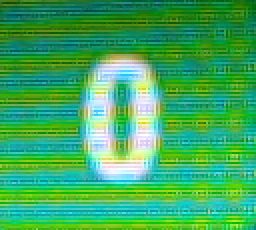
#> input picture data/templates/0/0_20260705_190230_735182_0023.png, 128 x 115 px (shown 2 times larger); its folder holds only this picture in this run
$ python template_audit.py   (older library calls are emulated)
#> lines starting #> are read from the running program, lines starting #| are printed output that depends on the picture; after the words box and inside, x2 and y2 are one past the last pixel; in counts of white or black regions, pixels touching at a corner belong together
### src/roulette_vision/config.py
import json
from pathlib import Path


DEFAULT_CONFIG = {
    "camera": {"width": 1280, "height": 720, "fps": 15},
    "roi": {"x": 0.058, "y": 0.004, "w": 0.060, "h": 0.090},
    "state": {
        "empty_confirm_frames": 3,
        "empty_template_score_min": 0.88,
        "empty_white_ratio_max": 0.006,
        "empty_std_max": 18.0,
        "bright_white_ratio_min": 0.020,
        "bright_std_min": 30.0
    },
    "matching": {
        "match_size_w": 96,
        "match_size_h": 72,
        "score_min": 0.72,
        "margin_min": 0.06
    },
    "decision": {
        "vote_window": 12,
        "min_votes": 7,
        "min_agreement": 0.70
    }
}


def deep_merge(base, override):
    result = dict(base)
    for key, value in override.items():
        if isinstance(value, dict) and isinstance(result.get(key), dict):
            result[key] = deep_merge(result[key], value)
        else:
            result[key] = value
    return result


def load_config(path="data/config.json"):
#> called with path = 'data/config.json'
    path = Path(path)
    cfg = DEFAULT_CONFIG

    if path.exists():
        with path.open("r", encoding="utf-8") as f:
#> (reads data/config.json from the repository)
            user_cfg = json.load(f)
        cfg = deep_merge(DEFAULT_CONFIG, user_cfg)
#> in load_samples, img is the input picture: shape (115, 128, 3); mean B, G, R 94.1, 171.3, 62

    return cfg


# [9 lines left out: function ensure_project_dirs, not called in this run]

### src/roulette_vision/vision.py
from pathlib import Path
import cv2
import numpy as np


# [23 lines left out: function roi_rect_from_shape, not called in this run]


def crop_relative_roi(frame, roi_cfg):
    x, y, rw, rh = roi_rect_from_shape(frame.shape, roi_cfg)
    return frame[y:y + rh, x:x + rw]


def crop_config_roi(frame, cfg, key="roi"):
    roi_cfg = cfg.get(key) or cfg["roi"]
    return crop_relative_roi(frame, roi_cfg)


def letterbox_resize(gray, size):
    target_w, target_h = size
    h, w = gray.shape[:2]

    if h <= 0 or w <= 0:
        return np.zeros((target_h, target_w), dtype=np.uint8)

    scale = min(target_w / w, target_h / h)
    nw = max(1, int(w * scale))
    nh = max(1, int(h * scale))

    resized = cv2.resize(gray, (nw, nh), interpolation=cv2.INTER_AREA)

    canvas = np.zeros((target_h, target_w), dtype=np.uint8)
    x0 = (target_w - nw) // 2
    y0 = (target_h - nh) // 2
    canvas[y0:y0 + nh, x0:x0 + nw] = resized

    return canvas


def extract_digit_content_gray(img_bgr, size):
    """
    Extracts only the bright digit content from inside the result box.
    This makes matching robust against small ROI shifts and blue-background differences.
    """
#> called with size = (128, 115)
    gray = cv2.cvtColor(img_bgr, cv2.COLOR_BGR2GRAY)
    h, w = gray.shape[:2]
#> h = 115; w = 128

    # Remove outer border area of the blue box.
    x1 = int(0.08 * w)
#> x1 = 10
    x2 = int(0.92 * w)
#> x2 = 117
    y1 = int(0.10 * h)
#> y1 = 11
    y2 = int(0.90 * h)
#> y2 = 103

    inner = gray[y1:y2, x1:x2]

    if inner.size == 0:
        return np.zeros((size[1], size[0]), dtype=np.float32)

    blur = cv2.GaussianBlur(inner, (3, 3), 0)
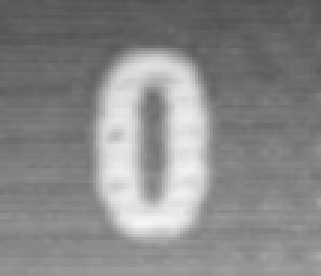
#> blur: shape (92, 107) (shown 3 times larger); min 81, max 247, mean 136.5

    # Digit is white/bright. Use a strict threshold to ignore blue background.
    threshold_value = max(135, int(np.percentile(blur, 82)))
#> threshold_value = 162
    mask = (blur >= threshold_value).astype(np.uint8) * 255
#> mask: shape (92, 107); 18.1% white; 4 white regions (3 under 20 px), largest, box (x1, y1, x2, y2) and area: (32, 17, 70, 81) 1778

    kernel = np.ones((2, 2), np.uint8)
    mask = cv2.morphologyEx(mask, cv2.MORPH_CLOSE, kernel, iterations=1)
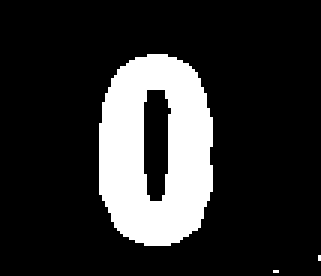
#> mask: shape (92, 107) (shown 3 times larger); 18.1% white; 3 white regions (2 under 20 px), largest, box (x1, y1, x2, y2) and area: (33, 18, 71, 82) 1778

    ys, xs = np.where(mask > 0)
#> ys = 1782 values from 18 to 90; xs = 1782 values, max 106 at index 1778, min 33 at index 590, mean 51.59

    # If no digit pixels are found, return a normalized inner crop.
    if len(xs) < 12 or len(ys) < 12:
        normalized = cv2.equalizeHist(inner)
        return letterbox_resize(normalized, size).astype(np.float32)

    bx1 = int(xs.min())
#> bx1 = 33
    bx2 = int(xs.max())
#> bx2 = 106
    by1 = int(ys.min())
#> by1 = 18
    by2 = int(ys.max())
#> by2 = 90

    bw = bx2 - bx1 + 1
#> bw = 74
    bh = by2 - by1 + 1
#> bh = 73

    pad_x = max(4, int(0.18 * bw))
#> pad_x = 13
    pad_y = max(4, int(0.20 * bh))
#> pad_y = 14

    bx1 = max(0, bx1 - pad_x)
#> bx1 = 20
    by1 = max(0, by1 - pad_y)
#> by1 = 4
    bx2 = min(inner.shape[1] - 1, bx2 + pad_x)
    by2 = min(inner.shape[0] - 1, by2 + pad_y)
#> by2 = 91

    digit_crop = inner[by1:by2 + 1, bx1:bx2 + 1]

    clahe = cv2.createCLAHE(clipLimit=2.0, tileGridSize=(4, 4))
    digit_crop = clahe.apply(digit_crop)

    # Convert to a clean high-contrast digit shape.
    _, binary = cv2.threshold(
        digit_crop,
        0,
        255,
        cv2.THRESH_BINARY + cv2.THRESH_OTSU
    )
#> binary: shape (88, 87); 42.5% white; 172 white regions (161 under 20 px), largest, box (x1, y1, x2, y2) and area: (11, 12, 87, 75) 1956, (0, 80, 87, 88) 324, (0, 76, 87, 79) 108

    return letterbox_resize(binary, size).astype(np.float32)
#> in letterbox_resize, `resized = cv2.resize(gray, (nw, nh), interpolation=cv2.INTER_AREA)`:
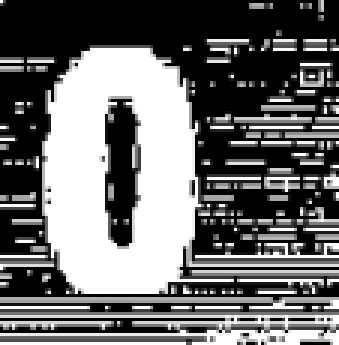
#> resized: shape (115, 113) (shown 3 times larger); min 0, max 255, mean 108.5


def normalize_for_match(img_bgr, size):
    gray = cv2.cvtColor(img_bgr, cv2.COLOR_BGR2GRAY)
    gray = cv2.resize(gray, size, interpolation=cv2.INTER_AREA)
    gray = cv2.GaussianBlur(gray, (3, 3), 0)
    gray = cv2.equalizeHist(gray)
    return gray.astype(np.float32)


def normalize_digit_mask(img_bgr, size):
    return extract_digit_content_gray(img_bgr, size)


def ncc_score(a, b):
    a = a.astype(np.float32)
    b = b.astype(np.float32)

    a = a - a.mean()
    b = b - b.mean()

    denom = (np.linalg.norm(a) * np.linalg.norm(b)) + 1e-6
    return float(np.sum(a * b) / denom)


def roi_metrics(roi_bgr):
    gray = cv2.cvtColor(roi_bgr, cv2.COLOR_BGR2GRAY)
    hsv = cv2.cvtColor(roi_bgr, cv2.COLOR_BGR2HSV)
#> hsv: shape (115, 128, 3); mean H, S, V 69.1, 194, 172.7

    white_mask = gray > 170
#> white_mask: shape (115, 128) bool; 13.5% white; 109 white regions (106 under 20 px), largest, box (x1, y1, x2, y2) and area: (42, 29, 80, 90) 1630, (65, 95, 90, 97) 26, (53, 91, 76, 92) 23
    overexposed_mask = gray > 245
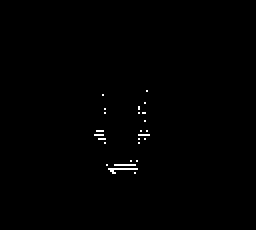
#> overexposed_mask: shape (115, 128) bool (shown 2 times larger); 0.48% white in thin lines or dots, all inside (x1, y1, x2, y2) = (47, 45, 75, 87)

    red_mask_1 = cv2.inRange(hsv, (0, 50, 25), (12, 255, 255))
#> red_mask_1: shape (115, 128); every value is 0
    red_mask_2 = cv2.inRange(hsv, (165, 50, 25), (179, 255, 255))
    red_mask = (red_mask_1 | red_mask_2) > 0

    sharpness = cv2.Laplacian(gray, cv2.CV_64F).var()
#> sharpness = 4168.7

    blurred = cv2.GaussianBlur(gray, (0, 0), 1.0)
    unsharp = cv2.addWeighted(gray, 1.7, blurred, -0.7, 0)
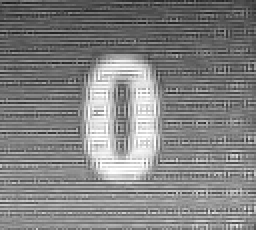
#> unsharp: shape (115, 128) (shown 2 times larger); min 26, max 255, mean 129.8
    digit_edge_sharpness = cv2.Laplacian(unsharp, cv2.CV_64F).var()
#> digit_edge_sharpness = 11712.2

    edges = cv2.Canny(gray, 80, 160)
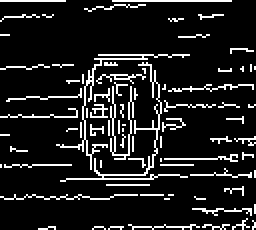
#> edges: shape (115, 128) (shown 2 times larger); 12% white in thin lines or dots
    edge_density = float((edges > 0).mean())
#> edge_density = 0.12

    return {
        "mean": float(gray.mean()),
        "std": float(gray.std()),
        "white_ratio": float(white_mask.mean()),
        "overexposed_ratio": float(overexposed_mask.mean()),
        "red_ratio": float(red_mask.mean()),
        "sharpness": float(sharpness),
        "digit_edge_sharpness": float(digit_edge_sharpness),
        "edge_density": edge_density
    }


class TemplateMatcher:
    # [38 lines left out: functions __init__, load_templates, not called in this run]

    def is_ready(self):
        return len(self.templates) > 0

    def labels(self):
        return sorted({t["label"] for t in self.templates})

    # [56 lines left out: function predict, not called in this run]


class EmptyMatcher:
    # [27 lines left out: functions __init__, load_templates, score, not called in this run]

### src/roulette_vision/template_audit.py
import argparse
import csv
import json
import statistics
from pathlib import Path

import cv2

from .config import load_config
from .vision import (
    normalize_for_match,
    normalize_digit_mask,
    ncc_score,
    roi_metrics,
)


def median(values):
    cleaned = []
    for v in values:
        try:
            cleaned.append(float(v))
        except Exception:
            pass
    if not cleaned:
        return None
    return float(statistics.median(cleaned))


def load_samples(template_root, size):
    samples = []

    for label in range(37):
        label_dir = Path(template_root) / str(label)
        if not label_dir.exists():
            continue

        for img_path in sorted(label_dir.glob("*.png")):
            img = cv2.imread(str(img_path))
            if img is None:
                continue

            samples.append({
                "label": label,
                "path": str(img_path),
                "gray": normalize_for_match(img, size),
                "digit": normalize_digit_mask(img, size),
                "metrics": roi_metrics(img),
            })

    return samples


def predict_against_others(sample, samples):
    best_by_label = {}

    for other in samples:
        if other["path"] == sample["path"]:
            continue

        gray_score = ncc_score(sample["gray"], other["gray"])
        digit_score = ncc_score(sample["digit"], other["digit"])
        score = 0.35 * gray_score + 0.65 * digit_score

        label = other["label"]

        item = {
            "label": label,
            "score": float(score),
            "gray_score": float(gray_score),
            "digit_score": float(digit_score),
            "path": other["path"],
        }

        if label not in best_by_label or item["score"] > best_by_label[label]["score"]:
            best_by_label[label] = item

    ranked = sorted(best_by_label.values(), key=lambda x: x["score"], reverse=True)

    if not ranked:
        return None

    best = ranked[0]
    second = ranked[1] if len(ranked) > 1 else None

    return {
        "predicted_label": best["label"],
        "score": best["score"],
        "gray_score": best["gray_score"],
        "digit_score": best["digit_score"],
        "matched_template": best["path"],
        "second_label": second["label"] if second else None,
        "second_score": second["score"] if second else -1.0,
        "margin": best["score"] - (second["score"] if second else -1.0),
    }


def main():
    parser = argparse.ArgumentParser()
    parser.add_argument("--config", default="data/config.json")
    parser.add_argument("--template-root", default="data/templates")
    parser.add_argument("--min-count", type=int, default=20)
    args = parser.parse_args()

    cfg = load_config(args.config)

    size = (
        int(cfg["matching"]["match_size_w"]),
        int(cfg["matching"]["match_size_h"]),
    )

    score_min = float(cfg["matching"]["score_min"])
    margin_min = float(cfg["matching"]["margin_min"])

    samples = load_samples(args.template_root, size)

    counts = {str(n): 0 for n in range(37)}
    sharpness_by_label = {str(n): [] for n in range(37)}
    edge_by_label = {str(n): [] for n in range(37)}

    for s in samples:
        key = str(s["label"])
        counts[key] += 1
        sharpness_by_label[key].append(s["metrics"].get("sharpness", 0.0))
        edge_by_label[key].append(s["metrics"].get("digit_edge_sharpness", 0.0))

    suspicious = []

    for s in samples:
        pred = predict_against_others(s, samples)

        if pred is None:
            suspicious.append({
                "reason": "no_prediction",
                "label": s["label"],
                "path": s["path"],
            })
            continue

        reasons = []

        if pred["predicted_label"] != s["label"]:
            reasons.append("wrong_label_match")

        if pred["score"] < score_min:
            reasons.append("low_score")

        if pred["margin"] < margin_min:
            reasons.append("low_margin")

        if reasons:
            suspicious.append({
                "reason": ",".join(reasons),
                "label": s["label"],
                "predicted_label": pred["predicted_label"],
                "score": round(pred["score"], 4),
                "margin": round(pred["margin"], 4),
                "second_label": pred["second_label"],
                "second_score": round(pred["second_score"], 4),
                "path": s["path"],
                "matched_template": pred["matched_template"],
            })
#> this loop made 3 passes
#> pass 1, in ncc_score (call 2), `b = b.astype(np.float32)`:
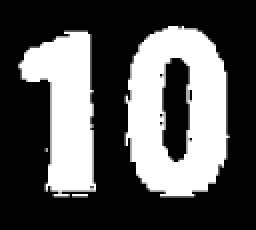
#> b: shape (115, 128) float32 (shown 2 times larger); min 0, max 255, mean 85.8

    low_count = {
        label: count
        for label, count in counts.items()
        if count < args.min_count
    }

    summary = {
        "total_samples": len(samples),
        "counts": counts,
        "low_count_labels": low_count,
        "suspicious_count": len(suspicious),
        "median_sharpness_by_label": {
            k: median(v) for k, v in sharpness_by_label.items()
        },
        "median_digit_edge_sharpness_by_label": {
            k: median(v) for k, v in edge_by_label.items()
        },
    }

    out_dir = Path("data/debug")
    out_dir.mkdir(parents=True, exist_ok=True)

    report_path = out_dir / "template_audit_report.json"
    suspicious_path = out_dir / "template_audit_suspicious.csv"

    report_path.write_text(json.dumps({
        "summary": summary,
        "suspicious": suspicious,
    }, indent=2), encoding="utf-8")

    with suspicious_path.open("w", newline="", encoding="utf-8") as f:
        fieldnames = [
            "reason",
            "label",
            "predicted_label",
            "score",
            "margin",
            "second_label",
            "second_score",
            "path",
            "matched_template",
        ]
        writer = csv.DictWriter(f, fieldnames=fieldnames)
        writer.writeheader()
        for row in suspicious:
            writer.writerow(row)

    print("")
    print("TEMPLATE AUDIT SUMMARY")
    print(json.dumps(summary, indent=2))
    print("")
    print(f"Report saved: {report_path}")
    print(f"Suspicious list saved: {suspicious_path}")

    if suspicious:
        print("")
        print("WARNING: suspicious templates found.")
        print("Check data/debug/template_audit_suspicious.csv")
    else:
        print("")
        print("OK: no suspicious template found.")


if __name__ == "__main__":
    main()
